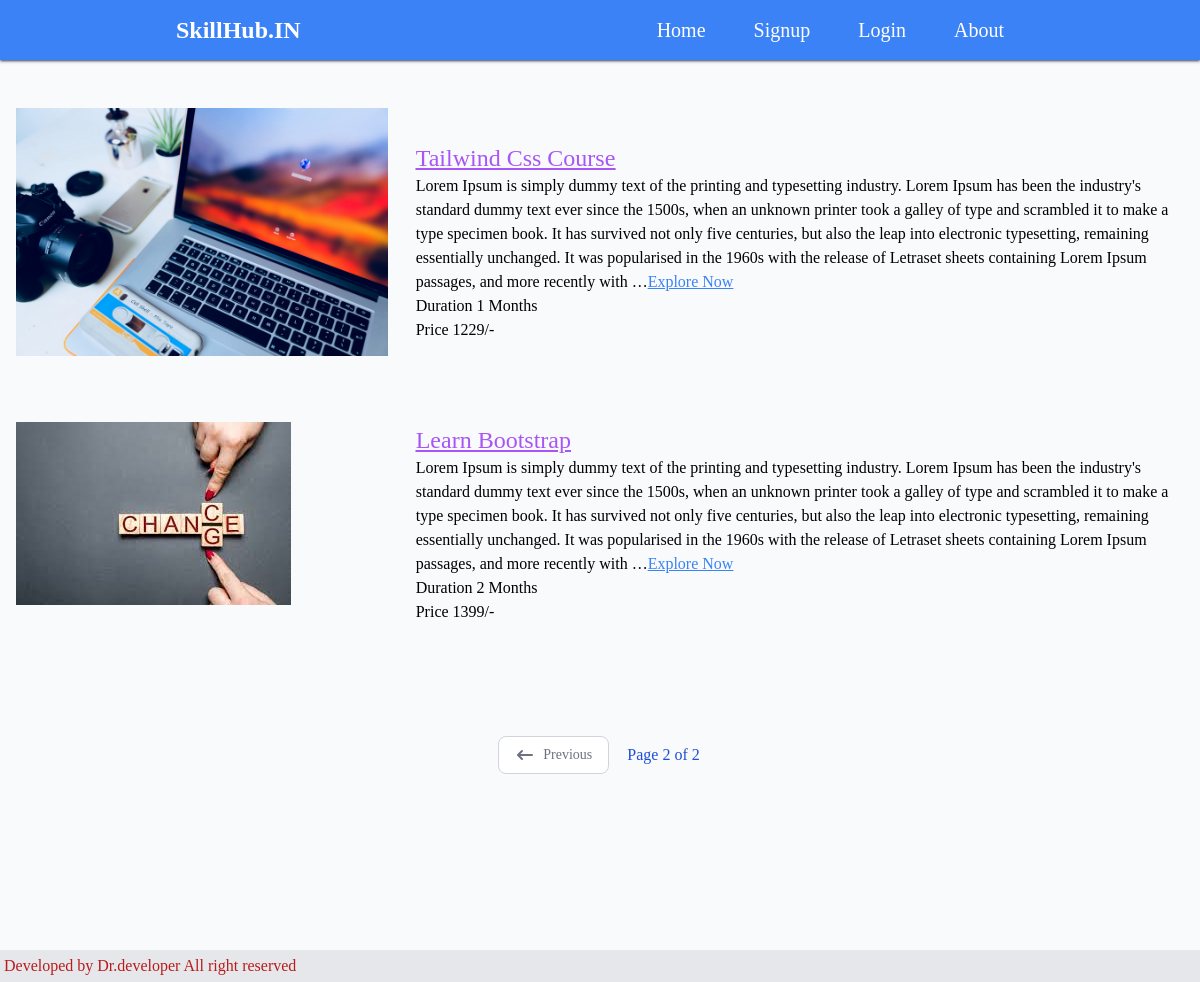
Screenshot of /?page=2 with the database file from the repository.
### blog/models.py (models this page shows, shortened)
class Blog(models.Model):
    course_img=models.ImageField(upload_to='courseimg')
    course_name=models.CharField(max_length=100)
    course_des=models.TextField()
    course_duration=models.PositiveIntegerField()
    course_price=models.PositiveIntegerField()

### blog/views.py (the view)
# urls.py: path('',views.Home.as_view(),name="home"),
class Home(ListView):
    model = Blog
    template_name ='pages/home.html'
    ordering=['id']
    paginate_by=3
    paginate_orphans = 1
    def paginate_queryset(self, queryset, page_size ):
        try:
            return super(Home,self).paginate_queryset(queryset, page_size)
        except Http404:
            self.kwargs['page']=1
            return super(Home,self).paginate_queryset(queryset, page_size)

### blog/templates/pages/home.html (shortened to what this page needs)
{% extends 'base.html' %}
{% load static %}
{% block content %}
{% for blogs in page_obj %}
<div class="flex items-center flex-col justify-evenly ml-2 m-5 mt-10  md:flex-row">
    <div class=" object-contain md:w-1/2 p-2 w-full hover:shadow-2xl duration-300">
       <img class=" " src="{{blogs.course_img.url}}" alt="">
    </div>
    <div class="w-full ml-5 mt-5">
            <h1 class="text-2xl font-medium w-full text-purple-500 underline capitalize"><a href="{% url 'detail' blogs.id %}">{{blogs.course_name}}</a> </h1>
        <p class="">{{blogs.course_des | truncatewords:80}}<button><a class="text-blue-500 hover:text-blue-600 underline" href="{% url 'detail' blogs.id %}">Explore Now</a></button> </p>
        <h1>Duration {{blogs.course_duration}} Months</h1>
        <h1>Price {{blogs.course_price}}/-</h1>
    </div>
</div>
{% endfor %}
<div class="flex justify-center items-center mt-28">
    <span >{% if page_obj.has_previous %}</span>
    <a href="?page={{page_obj.previous_page_number}}" class="inline-flex items-center px-4 py-2 mr-3 text-sm font-medium text-gray-500 bg-white border border-gray-300 rounded-lg hover:bg-gray-100 hover:text-gray-700 dark:bg-gray-800 dark:border-gray-700 dark:text-gray-400 hover:border-blue-700">
        <svg aria-hidden="true" class="w-5 h-5 mr-2" fill="currentColor" viewBox="0 0 20 20" xmlns="http://www.w3.org/2000/svg"><path fill-rule="evenodd" d="M7.707 14.707a1 1 0 01-1.414 0l-4-4a1 1 0 010-1.414l4-4a1 1 0 011.414 1.414L5.414 9H17a1 1 0 110 2H5.414l2.293 2.293a1 1 0 010 1.414z" clip-rule="evenodd"></path></svg>
        Previous
      </a>
    {% endif %}
        <span class=" text-blue-700  p-0.5  ml-1">Page {{page_obj.number}} of {{page_obj.paginator.num_pages}}</span>
</div>
{% endblock content %}

### rows the page displays
Blog: course_img (picture), course_name "Tailwind Css Course", course_des "Lorem Ipsum is simply dummy text of the printing and typesetting industry. Lorem Ipsum has been the industry's standard dummy text ever since the 1500s, when an unknown printer took a galley of type and scrambled it to make a type specimen book. It has survived not only five centuries, but also the leap into electronic typesetting, remaining essentially unchanged. It was popularised in the 1960s with the release of Letraset sheets containing Lorem Ipsum passages, and more recently with …", course_duration "1", course_price "1229"
Blog: course_img (picture), course_name "Learn Bootstrap", course_des "Lorem Ipsum is simply dummy text of the printing and typesetting industry. Lorem Ipsum has been the industry's standard dummy text ever since the 1500s, when an unknown printer took a galley of type and scrambled it to make a type specimen book. It has survived not only five centuries, but also the leap into electronic typesetting, remaining essentially unchanged. It was popularised in the 1960s with the release of Letraset sheets containing Lorem Ipsum passages, and more recently with …", course_duration "2", course_price "1399"

### other values shown
{{ page_obj.number }} "2"
{{ page_obj.paginator.num_pages }} "2"
